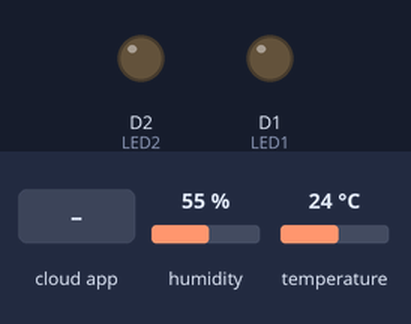
The sketch below on a simulated ESP8266 (NodeMCU). On the bench: output pins drawn as LEDs (lit = HIGH). Inputs (shaded band) come from the test bench; at power-on: humidity 55 %, temperature 24 °C. WiFi joins after 1.5 s; servers stay silent unless stated; the Firebase database answers and starts empty; what the sketch prints to the serial monitor is not drawn.

Above: at 6.0 s.
6.1 s: the phone or cloud app sets LED1-Status to 1
At 6.9 s:
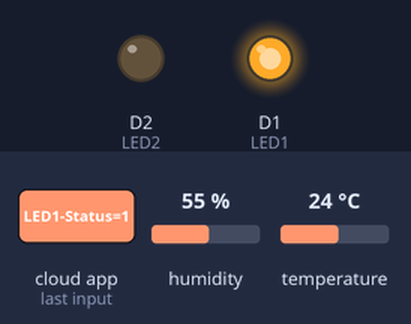
7.7 s: the phone or cloud app sets LED2-Status to 1
At 8.7 s:
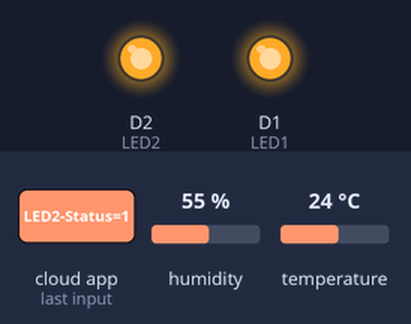
9.2 s: the phone or cloud app sets LED1-Status to 0
At 11.7 s:
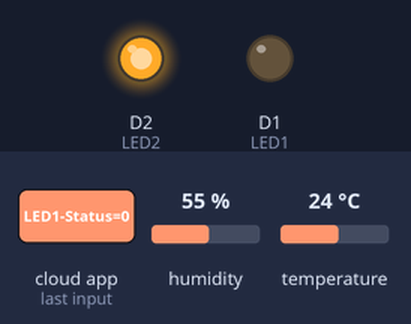
12.0 s: the phone or cloud app sets LED2-Status to 0
At 14.7 s:
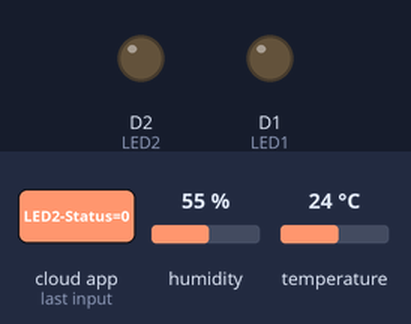
Timing chart, 0 to 15.8 s (numbered marks = the images above; inputs shaded):
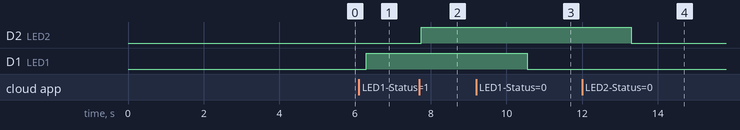

Measured:
- after the input at 6.1 s, D1 (LED1): LOW → HIGH after 0.20 s
- after the input at 7.7 s, D2 (LED2): LOW → HIGH after 0.05 s
- after the input at 9.2 s, D1 (LED1): HIGH → LOW after 1.3 s
- after the input at 12.0 s, D2 (LED2): HIGH → LOW after 1.3 s

The sketch:

firebase-esp8266.ino
```cpp
#include <ESP8266WiFi.h>
#include <FirebaseArduino.h>
#include <DHT.h>
#include <SimpleTimer.h>

#define FIREBASE_HOST "INSERTYOURHOST"
#define FIREBASE_AUTH "INSERTYOURAUTH"
#define WIFI_SSID "INSERTYOURSSID"
#define WIFI_PASSWORD "INSERTYOURPASS"

#define LED1 D1
#define LED2 D2

DHT dht(D4, DHT11);
SimpleTimer timer;

void setup() {
  Serial.begin(9600);
  dht.begin();

  pinMode(LED1,OUTPUT);
  pinMode(LED2,OUTPUT);
  digitalWrite(LED1,0);
  digitalWrite(LED2,0);

  Serial.println("\n\n===================");
  Serial.println("Live Youtube #1 IoT");
  Serial.println("Firebase + ESP8266 + Arduino");
  Serial.println("Ardy Seto");
  Serial.println("\n\n===================");
  delay(1000);

  WiFi.begin(WIFI_SSID, WIFI_PASSWORD);
  Serial.print("Connecting");
  while (WiFi.status() != WL_CONNECTED) {
    Serial.print(".");
    delay(500);
  }
  Serial.println();
  Serial.print("Connected: ");
  Serial.println(WiFi.localIP());

  Firebase.begin(FIREBASE_HOST, FIREBASE_AUTH);
  Firebase.setInt("LED1-Status",0);
  Firebase.setInt("LED2-Status",0);
  delay(2000);

  timer.setInterval(5000, sendDHT11);
}

void loop() {
  timer.run();

  if(Firebase.getInt("LED1-Status")) {
    Serial.println("LED1 ON");
    digitalWrite(LED1,HIGH);
  }
  else {
    Serial.println("LED1 OFF");
    digitalWrite(LED1,LOW);
  }

  if (Firebase.getInt("LED2-Status")) {
    Serial.println("LED2 ON");
    digitalWrite(LED2,HIGH);
  }
  else {
    Serial.println("LED2 OFF");
    digitalWrite(LED2,LOW);
  }

  if(Firebase.failed()) {
    Serial.print("Setting /number failed:");
    Serial.println(Firebase.error());
    return;
  }
  Serial.println(" ");
  delay(1000);
}

void sendDHT11() {
  float h = dht.readHumidity();
  float t = dht.readTemperature();

  Serial.println("Send Humidity and Temperature to Firebase");
  Serial.println("Humidity(%): " + String(h));
  Serial.println("Temperature (*C): " + String(t));
  Firebase.setFloat("DHT11-Humidity", h);
  Firebase.setFloat("DHT11-Temperature", t);
  Serial.println(" ");
}
```
